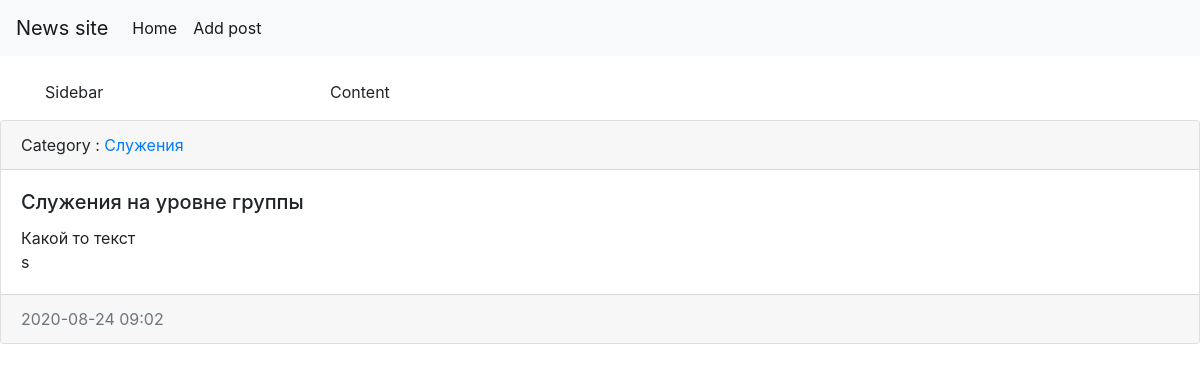
Screenshot of /reports/2/ with the database file from the repository.
### reports/models.py (models this page shows, shortened)
class Report(models.Model):
    title = models.CharField(max_length=150, verbose_name="Имя статьи")
    content = models.TextField(blank=True, verbose_name="Контент")
    updated_at = models.DateTimeField(auto_now=True, verbose_name="Дата обновления")
    category = models.ForeignKey('Category', on_delete=models.PROTECT, null=True)
    created_at = models.DateTimeField(auto_now_add=True, verbose_name="Дата создания")
    is_published = models.BooleanField(default=True, verbose_name="Опубликовано")
    class Meta:
        verbose_name = "Отчет"
        verbose_name_plural = "Отчеты"
        ordering = ['-created_at']

class Category(models.Model):
    title = models.CharField(max_length=150, db_index=True, verbose_name='Название категори')
    def get_absolute_url(self):
        return reverse('category', kwargs={"category_id": self.pk})
    def __str__(self):
        return self.title
    class Meta:
        verbose_name = "Категория"
        verbose_name_plural = "Категории"
        ordering = ['title']

### reports/views.py (the view)
# urls.py: path('reports/<int:report_id>/', view_reports, name = "view_reports"),
def view_reports(request, report_id):
    report_item = get_object_or_404(Report, pk=report_id)
    return render(request, 'reports/view_report.html', {'report_item': report_item})

### templates/reports/view_report.html
{% include 'base.html' %}
{% block content %}
    <div class="card mb-3">
        <div class="card-header">
           Category : <a href="{{ report_item.category.get_absolute_url }}">{{ report_item.category }}</a>
        </div>
        <div class="card-body">
            <div class="media">
                <div class="media-body">
                    <h5 class="card-title">{{ report_item.title }}</h5>
                    <p class="card-text">{{ report_item.content }}</p>
                </div>
            </div>
            s
        </div>
        <div class="card-footer text-muted">
            {{ report_item.created_at|date:"Y-m-d H:i" }}
        </div>
    </div>
{% endblock %}

### date_warehouse/static/css/style.css (style rules this page uses)
body { background-color: white; }

### rows the page displays
Report: category "Служения", title "Служения на уровне группы", content "Какой то текст", created_at "2020-08-24 09:02"
